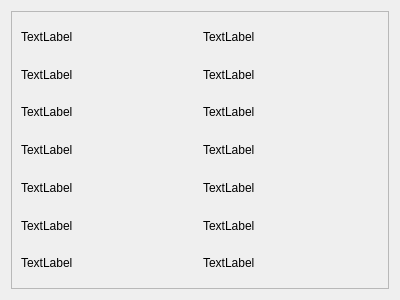
<?xml version="1.0" encoding="UTF-8"?>
<ui version="4.0">
 <class>Form</class>
 <widget class="QWidget" name="Form">
  <property name="geometry">
   <rect>
    <x>0</x>
    <y>0</y>
    <width>400</width>
    <height>300</height>
   </rect>
  </property>
  <property name="windowTitle">
   <string>Form</string>
  </property>
  <layout class="QVBoxLayout" name="verticalLayout">
   <item>
    <widget class="QScrollArea" name="scrollArea">
     <property name="widgetResizable">
      <bool>true</bool>
     </property>
     <widget class="QWidget" name="scrollAreaWidgetContents">
      <property name="geometry">
       <rect>
        <x>0</x>
        <y>0</y>
        <width>380</width>
        <height>280</height>
       </rect>
      </property>
      <layout class="QVBoxLayout" name="verticalLayout_2">
       <item>
        <layout class="QGridLayout" name="gridLayout">
         <item row="0" column="0">
          <widget class="QLabel" name="label">
           <property name="text">
            <string>TextLabel</string>
           </property>
          </widget>
         </item>
         <item row="0" column="1">
          <widget class="QLabel" name="label_2">
           <property name="text">
            <string>TextLabel</string>
           </property>
          </widget>
         </item>
         <item row="7" column="0">
          <widget class="QLabel" name="label_11">
           <property name="text">
            <string>TextLabel</string>
           </property>
          </widget>
         </item>
         <item row="6" column="1">
          <widget class="QLabel" name="label_10">
           <property name="text">
            <string>TextLabel</string>
           </property>
          </widget>
         </item>
         <item row="8" column="1">
          <widget class="QLabel" name="label_14">
           <property name="text">
            <string>TextLabel</string>
           </property>
          </widget>
         </item>
         <item row="6" column="0">
          <widget class="QLabel" name="label_9">
           <property name="text">
            <string>TextLabel</string>
           </property>
          </widget>
         </item>
         <item row="4" column="1">
          <widget class="QLabel" name="label_6">
           <property name="text">
            <string>TextLabel</string>
           </property>
          </widget>
         </item>
         <item row="5" column="0">
          <widget class="QLabel" name="label_7">
           <property name="text">
            <string>TextLabel</string>
           </property>
          </widget>
         </item>
         <item row="8" column="0">
          <widget class="QLabel" name="label_13">
           <property name="text">
            <string>TextLabel</string>
           </property>
          </widget>
         </item>
         <item row="5" column="1">
          <widget class="QLabel" name="label_8">
           <property name="text">
            <string>TextLabel</string>
           </property>
          </widget>
         </item>
         <item row="3" column="0">
          <widget class="QLabel" name="label_3">
           <property name="text">
            <string>TextLabel</string>
           </property>
          </widget>
         </item>
         <item row="7" column="1">
          <widget class="QLabel" name="label_12">
           <property name="text">
            <string>TextLabel</string>
           </property>
          </widget>
         </item>
         <item row="3" column="1">
          <widget class="QLabel" name="label_4">
           <property name="text">
            <string>TextLabel</string>
           </property>
          </widget>
         </item>
         <item row="4" column="0">
          <widget class="QLabel" name="label_5">
           <property name="text">
            <string>TextLabel</string>
           </property>
          </widget>
         </item>
        </layout>
       </item>
      </layout>
     </widget>
    </widget>
   </item>
  </layout>
 </widget>
 <resources/>
 <connections/>
</ui>
